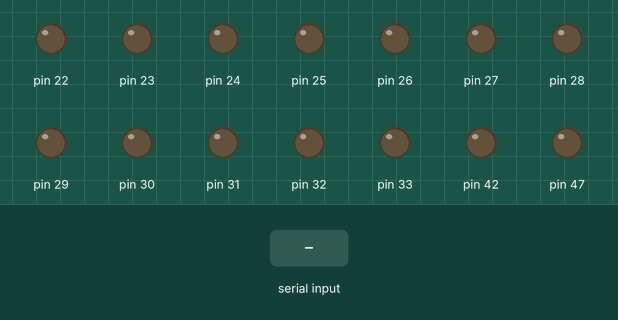
This sketch was run on a simulated Arduino Mega 2560, built with avr-gcc and run on an emulated ATmega2560. Parts: output pins drawn as LEDs (lit = HIGH). Inputs (shaded band) come from the test bench.

Above: at 1.2 s.
1.3 s: "buenosaires 1\n" received over the second serial link
At 2.4 s:
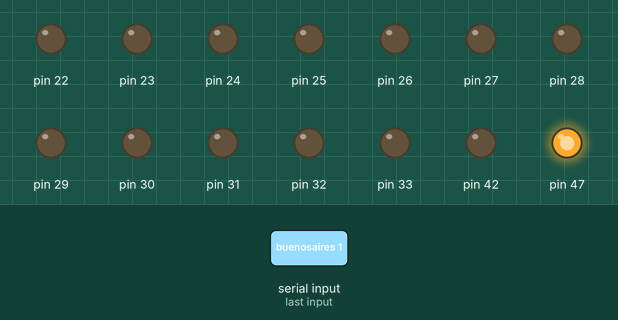
2.8 s: " \n" received over the second serial link
At 3.1 s:
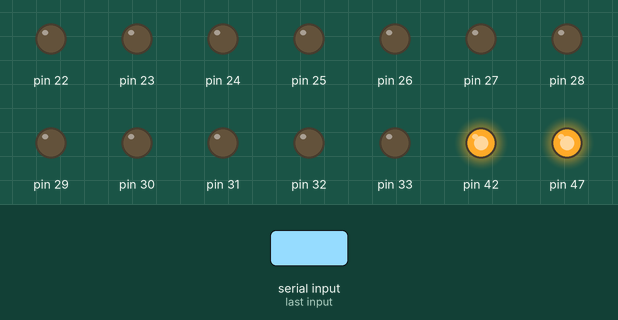
4.3 s: "buenosaires\n" received over the second serial link
At 4.6 s:
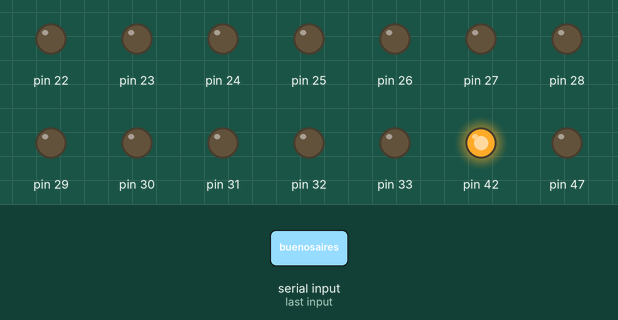
5.8 s: "busan 1\n" received over the second serial link
At 6.8 s:
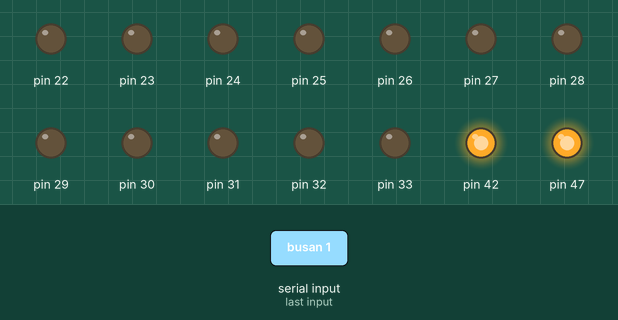
7.3 s: "busan\n" received over the second serial link
At 7.8 s:
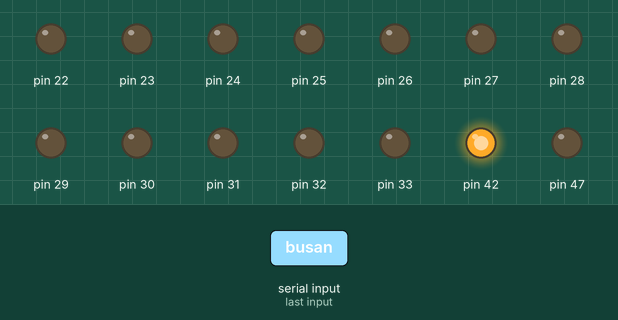
Timing chart, 0 to 9.8 s (numbered marks = the images above; inputs shaded):
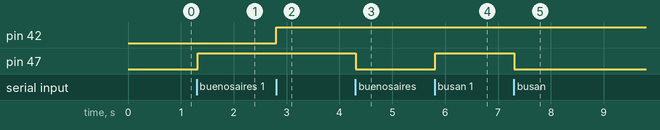

Measured:
- after the input at 1.3 s, pin 47: LOW → HIGH at once
- after the input at 2.8 s, pin 42: LOW → HIGH at once
- after the input at 4.3 s, pin 47: HIGH → LOW at once
- after the input at 5.8 s, pin 47: LOW → HIGH at once
- after the input at 7.3 s, pin 47: HIGH → LOW at once

The sketch:

line_3_.ino
```cpp
#include<SoftwareSerial.h>

SoftwareSerial LineSerial(10, 11);

int buenosaires_led[9] = {22, 23, 24, 25, 26, 27, 28, 29, 30};
int busan_led[3] = {31, 32, 33};
int sao_paulo_led[9] = {36, 37, 38, 39, 40, 41, 42, 43, 44};
int sydney_led[9] = {45, 46, 47, 48, 49, 50, 51, 52, 53};
String pl[4] = {"red", "blue", "yellow", "green"};
String land[11][11] = {
  { "start", "taipei", "golden_key", "beijing", "manila", "jeju_island", "singapore", "golden_key", "cairo", "istanbul", "island"},
  { "seoul", " ", " ", " ", " ", " ", " ", " ", " ", " ", "athens"},
  { "welfarefund", " ", " ", " ", " ", " ", " ", " ", " ", " ", "golden_key"},
  { "new_york", " ", " ", " ", " ", " ", " ", " ", " ", " ", "copenhagen"},
  { "london", " ", " ", " ", " ", " ", " ", " ", " ", " ", "stockholm"},
  { "golden_key", " ", " ", " ", " ", " ", " ", " ", " ", " ", "concorde"},
  { "rome", " ", " ", " ", " ", " ", " ", " ", " ", " ", "bern"},
  { "paris", " ", " ", " ", " ", " ", " ", " ", " ", " ", "golden_key"},
  { "columbia", " ", " ", " ", " ", " ", " ", " ", " ", " ", "berlin"},
  { "tokyo", " ", " ", " ", " ", " ", " ", " ", " ", " ", "athens"},
  { "spacetravel", "madrid", "queen_elizabeth", "lisbon", "hawaii", "busan", "sydney", "sao_paulo", "golden_key", "buenosaires", "welfarefund"},
};

String data = " ";
int blank = 0;

void setup() {
  for (int i = 22; i <= 33; i++) {
    pinMode(i, OUTPUT);
  }
  for (int i = 36; i <= 53; i++) {
    pinMode(i, OUTPUT);
  }
  Serial.begin(9600);
  while (!Serial) {
  }
  Serial3.begin(9600); //메인 보드
  LineSerial.begin(9600);

}

void loop() { //코드를 무한반복합니다.
  if (Serial3.available()) {
    data = Serial3.readStringUntil('\n');
    blank = data.indexOf(' ');
    if( blank == -1 ){
      String country = sendBuyBuilding(data, " ");
      if(country != " "){
        ledOn("off", country, 3);
      }
    } else {
      String country = sendBuyBuilding(slicing(), data);
      if(country != " "){
        int player = slicing().toInt();
        int building = slicing().toInt();
        ledOn(pl[player], country, (building - 1) * 3);
      }
    }
  }
}

void redPlayer(int redPin, int greenPin, int bluePin) {
  digitalWrite(redPin, HIGH);
  digitalWrite(greenPin, LOW);
  digitalWrite(bluePin, LOW);
}

void greenPlayer(int redPin, int greenPin, int bluePin) {
  digitalWrite(redPin, LOW);
  digitalWrite(greenPin, HIGH);
  digitalWrite(bluePin, LOW);
}

void bluePlayer(int redPin, int greenPin, int bluePin) {
  digitalWrite(redPin, LOW);
  digitalWrite(greenPin, LOW);
  digitalWrite(bluePin, HIGH);
}

void yellowPlayer(int redPin, int greenPin, int bluePin) {
  digitalWrite(redPin, HIGH);
  digitalWrite(greenPin, HIGH);
  digitalWrite(bluePin, LOW);
}

void ledOff(int redPin, int greenPin, int bluePin){
  digitalWrite(redPin, LOW);
  digitalWrite(greenPin, LOW);
  digitalWrite(bluePin, LOW);
}

void ledOn(String player, String country, int building){
  if(country == "buenosaires"){
    buenosaires(player, building);
  } else if (country == "busan"){
    busan(player);
  } else if(country == "sao_paulo"){
    sao_paulo(player, building);
  } else{
    sydney(player, building);
  }
}

void buenosaires(String player, int building) {
  if(player == "red"){
    redPlayer(22+building, 23+building, 24+building);
  } else if (player == "green"){
    greenPlayer(22+building, 23+building, 24+building);
  } else if(player == "blue"){
    bluePlayer(22+building, 23+building, 24+building);
  } else if(player =="yellow"){
    yellowPlayer(22+building, 23+building, 24+building);
  } else {
    for(int i = 0; i < building; i++){
     ledOff(22+i*3, 23+i*3, 24+i*3);
    }
  }
}

void busan(String player) {
  if(player == "red"){
    redPlayer(31, 32, 33);
  } else if (player == "green"){
    greenPlayer(31, 32, 33);
  } else if(player == "blue"){
    bluePlayer(31, 32, 33);
  } else if(player =="yellow"){
    yellowPlayer(31, 32, 33);
  } else {
    ledOff(31, 32, 33);
  }
}

void sao_paulo(String player, int building) {
  if(player == "red"){
    redPlayer(36+building, 37+building, 38+building);
  } else if (player == "green"){
    greenPlayer(36+building, 37+building, 38+building);
  } else if(player == "blue"){
    bluePlayer(36+building, 37+building, 38+building);
  } else if(player =="yellow"){
    yellowPlayer(36+building, 37+building, 38+building);
  } else {
    for(int i = 0; i < building; i++){
      ledOff(36+i*3, 37+i*3, 38+i*3);
    }
  }
}

void sydney(String player, int building){
  if(player == "red"){
    redPlayer(45+building, 46+building, 47+building);
  } else if (player == "green"){
    greenPlayer(45+building, 46+building, 47+building);
  } else if(player == "blue"){
    bluePlayer(45+building, 46+building, 47+building);
  } else if(player =="yellow"){
    yellowPlayer(45+building, 46+building, 47+building);
  } else {
    for(int i = 0; i < building; i++){
      ledOff(45+i*3, 46+i*3, 47+i*3);
    }
  }
}

String slicing(){
  blank = data.indexOf(" ");
  if (blank == -1){
    return data;
  }
  String info = data.substring(0, blank);
  int dataLength = data.length();
  data = data.substring(blank + 1, dataLength);
  return info;
}

String sendBuyBuilding(String data, String info){
  int blank = data.indexOf(',');
  int dataLength = data.length();
  int x = data.substring(0, blank).toInt();
  int y = data.substring(blank + 1, dataLength).toInt();
  if(x > 5){
    if(info == " "){
      LineSerial.println(land[x][y]);
    } else {
      LineSerial.println(land[x][y] + " " + info);
    }
  } else {
    return land[x][y];
  }
  return " ";
}
```
